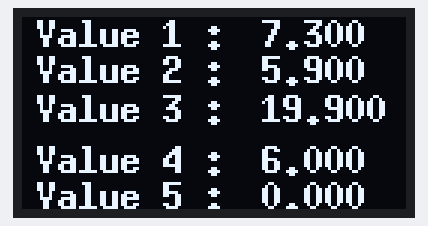
The sketch below on a simulated Arduino Uno, built with avr-gcc and run on an emulated ATmega328P. On the bench: 128×64 one-colour display. Random numbers use the default seed unless the sketch sets one; no radio packets arrive unless stated; what the sketch prints to the serial monitor is not drawn.

Above: at 1.55 s.
At 6.3 s:
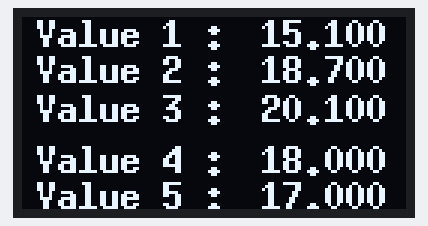
At 11.33 s:
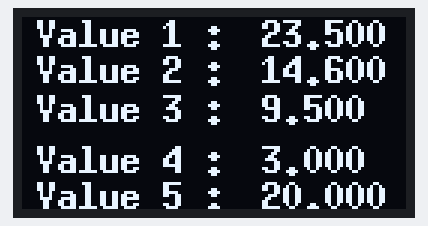
At 20.8 s:
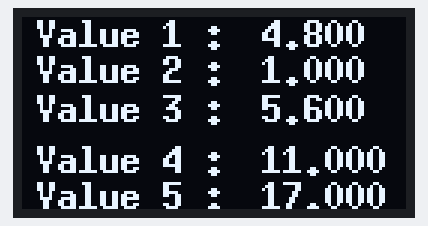
At 30.31 s:
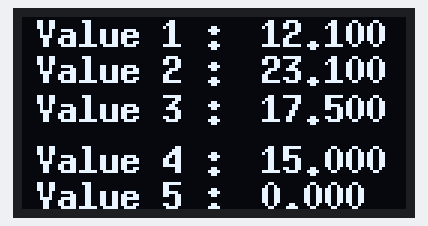
At 39.82 s:
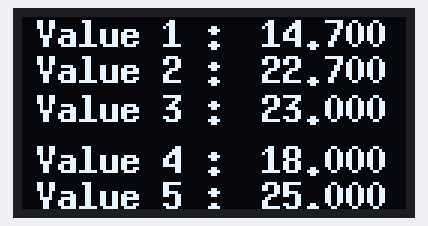

The sketch:

NRF_Transmitter_Array.ino
```cpp
#include <SPI.h>
#include <nRF24L01.h>
#include <RF24.h>
#include <Wire.h>
#include "U8g2lib.h"
float data[5];


RF24 radio(7, 8);
const byte address[6] = "00001";          // Address the the module
char val1_buffer[20], val2_buffer[20], val3_buffer[20], val4_buffer[20], val5_buffer[20];

U8G2_SH1106_128X64_NONAME_F_HW_I2C OLED(U8G2_R0, /* reset=*/U8X8_PIN_NONE);

void setup(void)
{
  Serial.begin(115200);
  radio.begin();
  radio.openWritingPipe(address);
  radio.setPALevel(RF24_PA_MAX);
  radio.setPayloadSize(32);
  radio.stopListening();

  // OLED Stuff
  OLED.setI2CAddress(0x3D * 2);
  OLED.begin();
  OLED.setFont(u8g2_font_7x13B_mr);
}

void loop(void)
{
  data[0] = random(10, 250) / 10.0;
  data[1] = random(10, 250) / 10.0;
  data[2] = random(10, 250) / 10.0;
  data[3] = random(1, 20);
  data[4] = random(0, 40);
  for (int i = 0; i < sizeof(data) / sizeof(data[0]); i++)
  {
    Serial.print("Data[");
    Serial.print(i);
    Serial.print("] : ");
    Serial.print(data[i]);
    Serial.print("\t\t");
  }
  Serial.print("Packet size : "); Serial.println(sizeof(data));
  radio.write(data, sizeof(data)); // sizeof(data) == 20 bytes

  OLED.clearBuffer();
  //OLED.drawStr(15, 10, "VALUES RECIEVED");
  dtostrf(data[0], 5, 3, val1_buffer);
  dtostrf(data[1], 5, 3, val2_buffer);
  dtostrf(data[2], 5, 3, val3_buffer);
  dtostrf(data[3], 5, 3, val4_buffer);
  dtostrf(data[4], 5, 3, val5_buffer);

  OLED.drawStr(5, 10, "Value 1 : ");
  OLED.drawStr(80, 10, val1_buffer);

  OLED.drawStr(5, 22, "Value 2 : ");
  OLED.drawStr(80, 22, val2_buffer);

  OLED.drawStr(5, 35, "Value 3 : ");
  OLED.drawStr(80, 35, val3_buffer);

  OLED.drawStr(5, 52, "Value 4 : ");
  OLED.drawStr(80, 52, val4_buffer);

  OLED.drawStr(5, 64, "Value 5 : ");
  OLED.drawStr(80, 64, val5_buffer);

  OLED.sendBuffer();


  delay(100);
}
```
